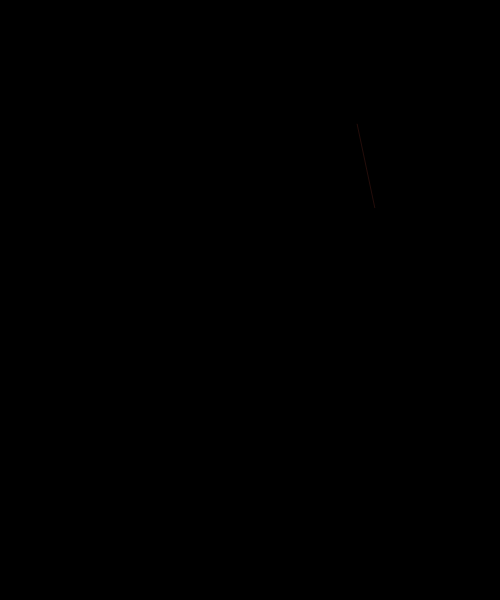
Frame 1 (no input)
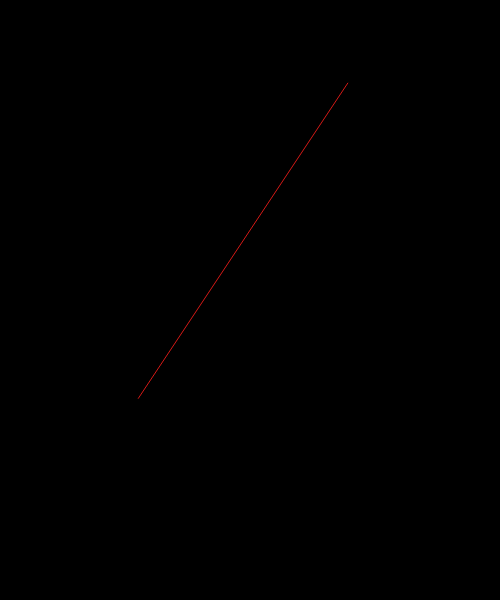
Frame 60 (no input)
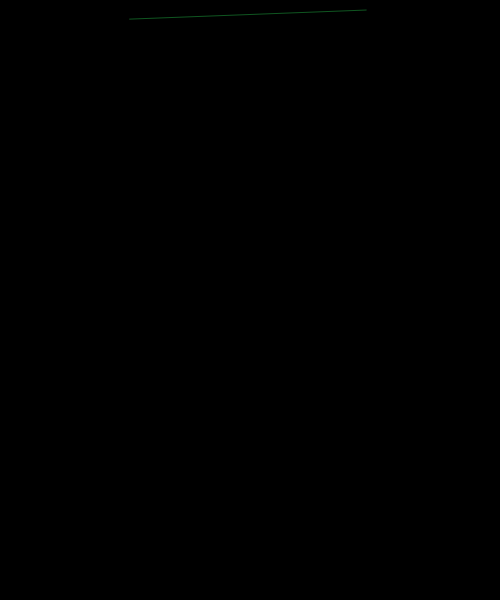
Frame 120 (the mouse pressed at the canvas centre since frame 60)

The p5.js sketch that drew these frames (run headless with seeded random() and noise() and a simulated clock; from frame 60 on, the mouse is pressed at the canvas centre):

// p5.js sketch
// ── sketch.js
function setup() {
  createCanvas(500, 600);
  // background(0);
}


function draw() {
  background(0);

  var x1 = random(width);
  var y1 = random(height);
  var x2 = random(width);
  var y2 = random(height);

  // noStroke();
  stroke(random(255), random(255), random(255), random(255));
  line(x1, y1, x2, y2);
}
